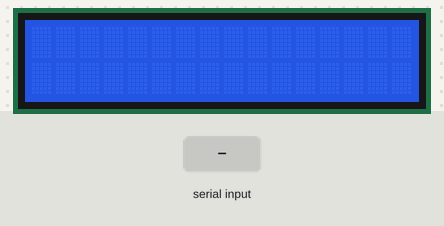
A sketch run on a simulated Arduino Uno, built with avr-gcc and run on an emulated ATmega328P. Parts: 16×2 character LCD. The inputs (shaded band) are chosen by the test bench. What the sketch prints to the serial monitor is not drawn.

Above: at 1.2 s.
1.3 s: "90,45\n" received over Serial
At 2.2 s:
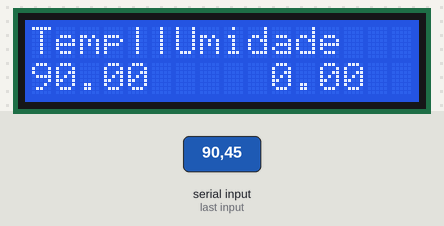
2.8 s: "5\n" received over Serial
At 3.1 s:
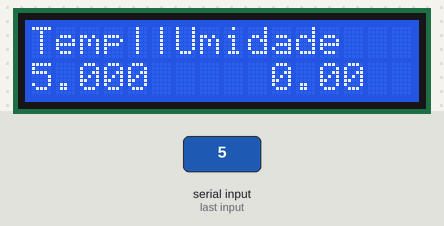
4.3 s: "1,90,45\n" received over Serial
At 5.3 s:
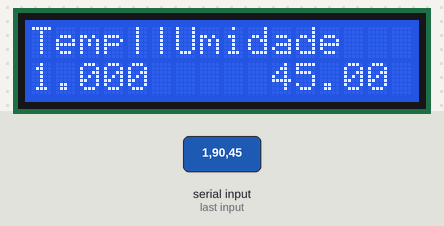
Timing chart, 0 to 7.3 s (numbered marks = the images above; inputs shaded):
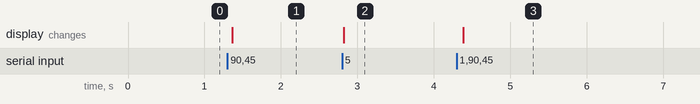

Measured:
- after the input at 1.3 s, the display: changes after 0.07 s (image 1)
- after the input at 2.8 s, the display: changes at once (image 2)
- after the input at 4.3 s, the display: changes after 0.09 s (image 3)

The sketch:

Fahli_Arduino_LCD_serial.ino
```cpp
// Fahli_Arduino_LCD_serial
// this sketch receives a 10-char long string via TX-RX serial comm
// this string contains coded two concatenated strings each 5 chars
// - a temperature string of two numbers - period - two numbers
// - a humidity string of two numbers - period - two numbers
// the 10 char 'receivestring_ch' is broken up into two strings of five chars
// next the strings are converted into floats with the atof function
// and then sent to LCD display
// Floris Wouterlood - July 20 1017
// public domain

#include <LiquidCrystal.h>
LiquidCrystal lcd(12, 11, 5, 4, 3, 2);

String receivestring_ch;
String temp_ch;
String umidade_ch;


void setup()
{
   lcd.begin(16, 2);
   Serial.begin(9600);

}

void loop()
{

 while(Serial.available()){
    delay(10);
    if (Serial.available() >0) {
           char c = Serial.read();                     // gets one byte from serial buffer
           receivestring_ch += c;                      // construct the string
       }
    }

 if (receivestring_ch.length() >0) {
     Serial.print("receivestring_ch = ");              // see what was received
     Serial.println(receivestring_ch);                 // see what was received

// == expect a string like 15.0060.00 containing the suhu and kelembapan (tempo, humidity) ==

     temp_ch = receivestring_ch.substring(0, 4);       // get the first five characters
     umidade_ch = receivestring_ch.substring(5, 9); // get the next five characters

     receivestring_ch = ""; //
     Serial.print("temp_ch = ");
     Serial.println(temp_ch);                          // see what was received
     Serial.print("umidade_ch = ");
     Serial.println(umidade_ch);                    // see what was received
     Serial.println();                                 // clear the receivestring_ch


     float temp_fl = 0.00;                             // declare float for temp
     float umidade_fl = 0.00;                       // declare float for humidity


     char carray1[6];                                  // magic needed to convert string to a number
     temp_ch.toCharArray(carray1, sizeof(carray1));
     temp_fl = atof(carray1);

     char carray2[6];
     umidade_ch.toCharArray(carray2, sizeof(carray2));
     umidade_fl = atof(carray2);

  {

 }

   lcd.setCursor(0, 0);                                // LCD control
   lcd.print("Temp||Umidade");

   lcd.setCursor(0, 1);
   lcd.print(temp_fl,2);

   lcd.setCursor(10, 1);
   lcd.print(umidade_fl,2);

   temp_fl=0;                                           // cleear suhu_fl
   umidade_fl=0;                                     // clkear kelembapan_fl

   delay(1000);

}
}
```
